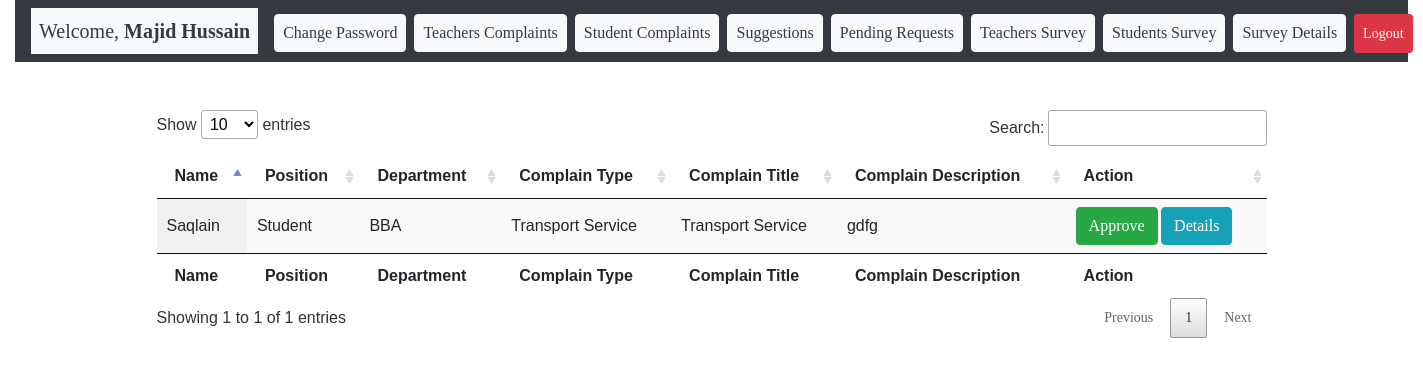
The app's page /students_complaints.php (signed in) with its own data.
### tables this page shows
CREATE TABLE `users` (
  `Id` int(11) NOT NULL,
  `Name` varchar(255) NOT NULL,
  `Email` varchar(255) NOT NULL,
  `Password` varchar(255) NOT NULL,
  `Department` varchar(255) NOT NULL,
  `Position` varchar(255) NOT NULL,
  `Status` int(11) NOT NULL
);

CREATE TABLE `complaints` (
  `Id` int(11) NOT NULL,
  `Complaint_type` varchar(255) NOT NULL,
  `Complaint_title` varchar(255) NOT NULL,
  `Complaint_description` varchar(255) NOT NULL,
  `Document_file` longblob NOT NULL,
  `Register_id` int(11) NOT NULL,
  `Position` varchar(255) NOT NULL,
  `Department` varchar(255) NOT NULL,
  `Status` int(11) NOT NULL
);

### students_complaints.php (the view, shortened to what this page needs)
<!doctype html>
<html lang="en">
  <head>
	<link rel="stylesheet" type="text/css" href="vendor/bootstrap/css/bootstrap.min.css">
	<link rel="stylesheet" type="text/css" href="fonts/font-awesome-4.7.0/css/font-awesome.min.css">
	<link rel="stylesheet" type="text/css" href="vendor/animate/animate.css">
	<link rel="stylesheet" type="text/css" href="vendor/css-hamburgers/hamburgers.min.css">
	<link rel="stylesheet" type="text/css" href="vendor/animsition/css/animsition.min.css">
	<link rel="stylesheet" type="text/css" href="vendor/select2/select2.min.css">
	<link rel="stylesheet" type="text/css" href="vendor/daterangepicker/daterangepicker.css">
	<link rel="stylesheet" type="text/css" href="css/util.css">
	<link rel="stylesheet" type="text/css" href="css/main.css">
  <link rel="stylesheet" type="text/css" href="DataTables/datatables.min.css"/>
  </head>
  <body>
    <?php include 'includes/admin_header.php'?>
	<div class="container pt-5">
	<div class="modal fade bd-example-modal-lg<?php echo $id; ?>" tabindex="-1" role="dialog" aria-labelledby="myLargeModalLabel" aria-hidden="true">
                <div class="modal-dialog modal-lg">
                </div>
                    </div>
        <table id="example" class="display" style="width:100%">
        <thead>
            <tr>
                <th>Name</th>
                <th>Position</th>
                <th>Department</th>
                <th>Complain Type</th>
                <th>Complain Title</th>
                <th>Complain Description</th>
                <th>Action</th>
        </thead>
        <tbody>
            <?php
$position = "Student";
$select = "SELECT b.Id, a.Name, b.Position, b.Department, b.Complaint_type, b.Complaint_title, b.Complaint_description FROM users a, complaints b WHERE b.Position = '$position' AND b.Register_id = a.Id AND b.Status = 0";
$query = mysqli_query($con,$select);
if(mysqli_num_rows($query) > 0)
  {
    while($row = mysqli_fetch_array($query)){
    $id = $row['Id'];
    $name = $row['Name'];
    $complainType = $row['Complaint_type'];
    $complainTitle = $row['Complaint_title'];
    $complaintDescription = $row['Complaint_description'];
    $position = $row['Position'];
    $department = $row['Department'];
?>
            <tr>
                <td><?php echo $name ?></td>
                <td><?php echo $position ?></td>
                <td><?php echo $department ?></td>
                <td><?php echo $complainType ?></td>
                <td><?php echo $complainTitle ?></td>
                <td><?php echo $complaintDescription ?></td>
                <td>
                    <a href="includes/student_approve_complaint.php?id=<?php echo $row['Id']; ?>">
                        <button type="button" class="btn btn-success" onclick="if(confirm('are you sure'))commentDelete(1); return false">Approve</button>
                    </a>
                    <a href="user_detail.php?id=<?php echo $id;?>">
                        <button type="button" class='btn btn-info'>Details</button>
                    </a>
                </td>
            </tr>
            <?php
    } }
    ?>
        </tbody>
        <tfoot>
            <tr>
                <th>Name</th>
                <th>Position</th>
                <th>Department</th>
                <th>Complain Type</th>
                <th>Complain Title</th>
                <th>Complain Description</th>
                <th>Action</th>
            </tr>
        </tfoot>
    </table>
  </body>
</html>

### css/main.css (style rules this page uses)
* { margin: 0px; padding: 0px; box-sizing: border-box; }
body, html { height: 100%; font-family: Ubuntu-Regular, sans-serif; }
a { font-family: Ubuntu-Regular; font-size: 14px; line-height: 1.7; color: #666666; margin: 0px; transition: all 0.4s; -webkit-transition: all 0.4s; -o-transition: all 0.4s; -moz-transition: all 0.4s; }
button { outline: none !important; border: none; background: transparent; }

### records on screen
users: Name "Saqlain", complaints.Position "Student", complaints.Department "BBA", complaints.Complaint_type "Transport Service", complaints.Complaint_title "Transport Service", complaints.Complaint_description "gdfg"

### other values on screen
$_SESSION['Name'] "Majid Hussain"
